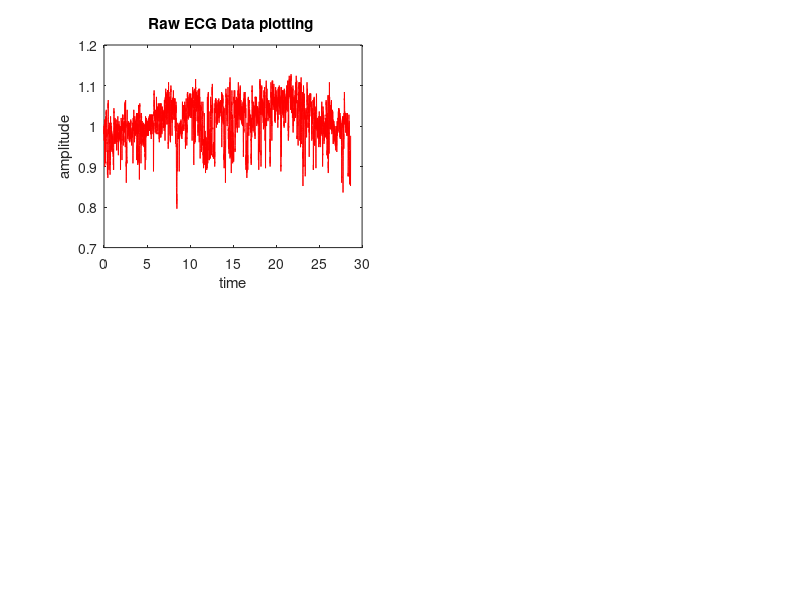

This chart was generated by the following MATLAB code: (Note: this script raises an error after producing the figure.)
%%%DFA_final
function DFA_final
DATA=load("O1.txt");
[d,a]=DFA_call_F(DATA);
disp("d="+d);disp("a="+a);
end

%%%DFA_call_F 
function [D,Alpha1]=DFA_call_F(DATA)

%%Pre-processing
ecg=DATA;
f_s=250;
N=length(ecg);
t=(0:N-1)/f_s; %time period(total sample/Fs)

subplot(221)
plot(t,ecg,'r'); title('Raw ECG Data plotting ')             
xlabel('time')
ylabel('amplitude')

w=50/(250/2);
bw=w;
[num,den]=iirnotch(w,bw); 
ecg_notch=filter(num,den,ecg);
[e,f]=wavedec(ecg_notch,20,'db6');
g=wrcoef('a',e,f,'db6',16); 

ecg_wave=ecg_notch-g; 
ecg_smooth=smooth(ecg_wave); 
N1=length(ecg_smooth);
t1=(0:N1-1)/f_s;

subplot(222)
plot(t1,ecg_smooth),ylabel('amplitude'),xlabel('time')
title('Filtered ECG signal')

hh=ecg_smooth;
j=[];           
time=0;          
th=0.45*max(hh);  
 
for i=2:N1-1  
    if((hh(i)>hh(i+1))&&(hh(i)>hh(i-1))&&(hh(i)>th))  
        j(i)=hh(i);                                   
        time(i)=(i-1)/250;                           
    end
end
j(j==0)=[];              
time(time==0)=[];     
m=(time)';              
k=length(m);
% subplot(223)
% plot(t,hh);            
% hold on;                
% plot(time,j,'*r'); title('PEAK POINTS DETECTED IN ECG SIGNAL')    
% xlabel('time')
% ylabel('amplitude')
% hold off   
%%
%%Calling DFA
n=100:100:1000;
N1=length(n);
F_n=zeros(N1,1);
for i=1:N1
    [F_n(i),y,Yn,N2]=DFA(ecg_smooth,n(i),1);

    subplot(223)
    plot(1:N2,y,"b");hold on;
    plot(1:N2,Yn,"r");hold off;
end
%Plots  
n=n';
subplot(224)
plot(log(n),log(F_n),'-o','MarkerSize',10,'MarkerEdgeColor','red','MarkerFaceColor',[1 .6 .6]);
title('DFA Interpretation')  
xlabel('n')
ylabel('F(n)')
A=polyfit(log(n(1:end)),log(F_n(1:end)),1);
Alpha1=A(1);
D=3-A(1);
return;

end

%%%DFA algorithm
function [out1,out2,out3,out4]=DFA(DATA,win_length,order)

%note:The number of windows in each iteration(See lines 62-65,66 on &&Calling DFA) is n. 
%For the 1st it. n=71. So: w1=1:100 w2=101:200...w71=7001:7100 

N=length(DATA);  %7168 1st it
n=floor(N/win_length); %71.00 1st it
N1=n*win_length; %7100 1st it
y=zeros(N1,1);
Yn=zeros(N1,1);

fitcoef=zeros(n,order+1);

mean1=mean(DATA(1:N1));

for i=1:N1
    y(i)=sum(DATA(1:i)-mean1);
end

y=y';
x=1:win_length; 
w=(bsxfun(@plus,x',(0:(n-1))*win_length))'; %element-wise addition between two matrices
for j=1:n
    fitcoef(j,:)=polyfit(x,y(w(j,:)),order);
end

for j=1:n
    Yn(w(j,:))=polyval(fitcoef(j,:),x);  
end

sum1=sqrt(sum((y'-Yn).^2)/N1);

out1=sum1; 
out2=y;
out3=Yn;
out4=N1;

end